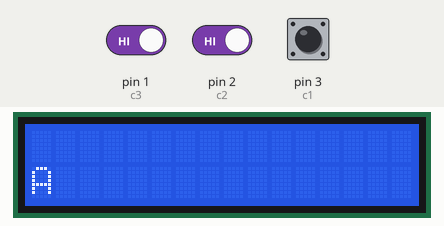
The sketch below on a simulated Arduino Uno, built with avr-gcc and run on an emulated ATmega328P. Shown: 16×2 character LCD. The test bench sets the inputs (shaded band); at power-on: pin 1 (c3) HIGH, pin 2 (c2) HIGH, pin 3 (c1) HIGH.

Above: at 1.2 s.
1.3 s: pin 1 (c3) driven LOW and pin 2 (c2) driven LOW
4.3 s: pin 2 (c2) driven HIGH
At 6.3 s:
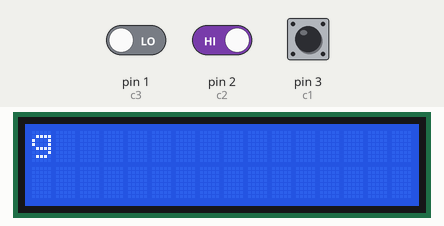
7.3 s: pin 1 (c3) driven HIGH
At 8.7 s:
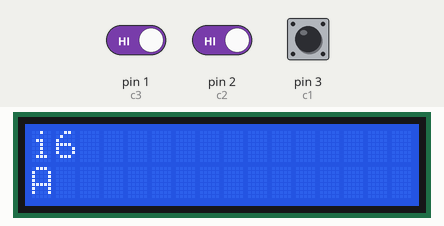
9.0 s: pin 2 (c2) driven LOW
12.0 s: pin 3 (c1) pulled LOW for 3.2 s
At 13.4 s:
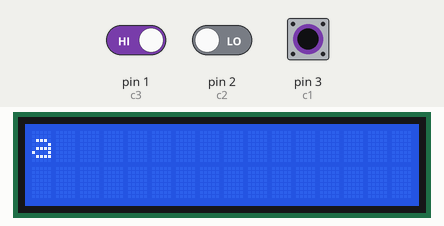
16.7 s: pin 1 (c3) driven LOW
At 18.9 s:
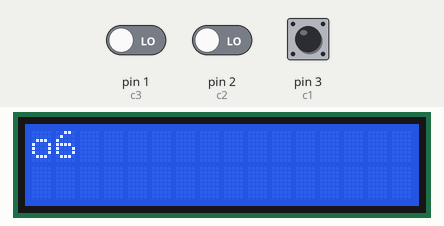
Timing chart, 0 to 20.4 s (numbered marks = the images above; inputs shaded):
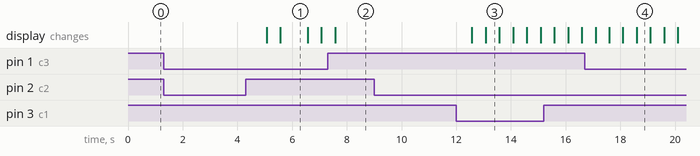

Measured:
- after the input at 1.3 s, every drawn part: stays the same
- after the input at 7.3 s, the display: changes after 0.27 s (image 2)
- after the input at 9.0 s, every drawn part: stays the same
- what the display in image 1 shows lasts 1.0 s, from 5.6 s to 6.6 s
- what the display in image 3 shows lasts 0.5 s, from 13.1 s to 13.6 s

The sketch:

Main_Changed.ino
```cpp
#include<LiquidCrystal.h>
LiquidCrystal lcd(13,12,11,10,9,8);
const int r1=7;
const int r2=6;
const int r3=5;
const int r4=4;
const int c1=3;
const int c2=2;
const int c3=1;
void alphkeypad();
void setup()
{
lcd.begin(16 , 2);
lcd.clear();
pinMode(r1,OUTPUT);
pinMode(r2,OUTPUT);
pinMode(r3,OUTPUT);
pinMode(r4,OUTPUT);
pinMode(c1,INPUT);
pinMode(c2,INPUT);
pinMode(c3,INPUT);
}
void loop()
{
  int i=0;
lcd.setCursor(0, 1);
lcd.print('A');
delay(5000);
alphkeypad();
}
void alphkeypad(){
//lcd.setCursor(0, 1);
char a='a';
while(a!='c'){
digitalWrite(c1,HIGH);  digitalWrite(c2,HIGH);digitalWrite(c3,HIGH);
    digitalWrite(r1,LOW);digitalWrite(r2,HIGH);
    digitalWrite(r3,HIGH);digitalWrite(r4,HIGH);
    if(digitalRead(c1)==LOW){
    //lcd.clear();
    lcd.print('1');delay(500);lcd.clear();
      if(digitalRead(c1)==LOW){
     lcd.clear(); lcd.print('a');delay(500);
        if(digitalRead(c1)==LOW){
       lcd.clear(); lcd.print('b');delay(500);
          if(digitalRead(c1)==LOW){
        lcd.clear();  lcd.print('c');delay(500);}}}
    a='c';

}


    digitalWrite(r1,LOW);digitalWrite(r2,HIGH);
    digitalWrite(r3,HIGH);digitalWrite(r4,HIGH);
    if(digitalRead(c2)==LOW){
//lcd.clear();
lcd.print('2');delay(500);
      if(digitalRead(c2)==LOW){
      lcd.clear();lcd.print('d');delay(500);
        if(digitalRead(c2)==LOW){
        lcd.clear();lcd.print('e');delay(500);
          if(digitalRead(c2)==LOW){
          lcd.clear();lcd.print('f');delay(500);}}}
    a='c';

}


    digitalWrite(r1,LOW);digitalWrite(r2,HIGH);
    digitalWrite(r3,HIGH);digitalWrite(r4,HIGH);
    if(digitalRead(c3)==LOW){
    //lcd.clear();
lcd.print('3');delay(500);
      if(digitalRead(c3)==LOW){
      lcd.clear();lcd.print('g');delay(500);
        if(digitalRead(c3)==LOW){
        lcd.clear();lcd.print('g');delay(500);
          if(digitalRead(c3)==LOW){
          lcd.clear();lcd.print('i');delay(500);}}}
           a='c';
  }


    digitalWrite(r1,HIGH);digitalWrite(r2,LOW);
    digitalWrite(r3,HIGH);digitalWrite(r4,HIGH);
    if(digitalRead(c1)==LOW){
    //lcd.clear();
lcd.print('4');delay(500);
      if(digitalRead(c1)==LOW){
      lcd.clear();lcd.print('j');delay(500);
        if(digitalRead(c1)==LOW){
        lcd.clear();lcd.print('k');delay(500);
          if(digitalRead(c1)==LOW){
          lcd.clear();lcd.print('l');delay(500);}}}
          a='c';
  }


    digitalWrite(r1,HIGH);digitalWrite(r2,LOW);
    digitalWrite(r3,HIGH);digitalWrite(r4,HIGH);
    if(digitalRead(c2)==LOW){
    //lcd.clear();
lcd.print('5');delay(500);
      if(digitalRead(c2)==LOW){
      lcd.clear();lcd.print('m');delay(500);
        if(digitalRead(c2)==LOW){
        lcd.clear();lcd.print('n');delay(500);
          if(digitalRead(c2)==LOW){
          lcd.clear();lcd.print('o');delay(500);}}}
          a='c';
  }


    digitalWrite(r1,HIGH);digitalWrite(r2,LOW);
    digitalWrite(r3,HIGH);digitalWrite(r4,HIGH);
    if(digitalRead(c3)==LOW){
   // lcd.clear();
lcd.print('6');delay(500);
      if(digitalRead(c3)==LOW){
      lcd.clear();lcd.print('p');delay(500);
        if(digitalRead(c3)==LOW){
        lcd.clear();lcd.print('q');delay(500);
          if(digitalRead(c3)==LOW){
          lcd.clear();lcd.print('r');delay(500);}}}
          a='c';
    }

    digitalWrite(r1,HIGH);digitalWrite(r2,HIGH);
    digitalWrite(r3,LOW);digitalWrite(r4,HIGH);
    if(digitalRead(c1)==LOW){
   // lcd.clear();
lcd.print('7');delay(500);
      if(digitalRead(c1)==LOW){
      lcd.clear();lcd.print('s');delay(500);
        if(digitalRead(c1)==LOW){
        lcd.clear();lcd.print('t');delay(500);
          if(digitalRead(c1)==LOW){
          lcd.clear();lcd.print('u');delay(500);}}}
          a='c'   ;
    }


    digitalWrite(r1,HIGH);digitalWrite(r2,HIGH);
    digitalWrite(r3,LOW);digitalWrite(r4,HIGH);
    if(digitalRead(c2)==LOW){
    //lcd.clear();
lcd.print('8');delay(500);
      if(digitalRead(c2)==LOW){
      lcd.clear();lcd.print('v');delay(500);
        if(digitalRead(c2)==LOW){
        lcd.clear();lcd.print('w');delay(500);
          if(digitalRead(c2)==LOW){
          lcd.clear();lcd.print('x');delay(500);}}}
          a='c';
    }

    digitalWrite(r1,HIGH);digitalWrite(r2,HIGH);
    digitalWrite(r3,LOW);digitalWrite(r4,HIGH);
    if(digitalRead(c3)==LOW){
    //lcd.clear();
lcd.print('9');delay(500);
      if(digitalRead(c3)==LOW){
      lcd.clear();lcd.print('y');delay(500);
        if(digitalRead(c3)==LOW){
        lcd.clear();lcd.print('z');delay(500);
          }}
          a='c';
    }

     digitalWrite(r1,HIGH);digitalWrite(r2,HIGH);
    digitalWrite(r3,HIGH);digitalWrite(r4,LOW);
    if(digitalRead(c1)==LOW){
    //lcd.clear();
lcd.print('*');delay(500);
      if(digitalRead(c1)==LOW){
      lcd.clear();lcd.print('(');delay(500);
        if(digitalRead(c1)==LOW){
        lcd.clear();lcd.print(')');delay(500);
          if(digitalRead(c1)==LOW){
          lcd.clear();lcd.print('v');delay(500);}}}
          a='c';
    }

    digitalWrite(r1,HIGH);digitalWrite(r2,HIGH);
    digitalWrite(r3,HIGH);digitalWrite(r4,LOW);
    if(digitalRead(c2)==LOW){
   // lcd.clear();
lcd.print('0');delay(500);
      if(digitalRead(c2)==LOW){
      lcd.clear();lcd.print('&');delay(500);
        if(digitalRead(c2)==LOW){
        lcd.clear();lcd.print('|');delay(500);
          if(digitalRead(c2)==LOW){
          lcd.clear();lcd.print('!');delay(500);}}}
          a='c';
    }
      digitalWrite(r1,HIGH);digitalWrite(r2,HIGH);
    digitalWrite(r3,HIGH);digitalWrite(r4,LOW);
    if(digitalRead(c3)==LOW){
   // lcd.clear();
lcd.print('#');delay(500);
      if(digitalRead(c3)==LOW){
      lcd.clear();lcd.print('%');delay(500);
        if(digitalRead(c3)==LOW){
        lcd.clear();lcd.print('^');delay(500);
          if(digitalRead(c3)==LOW){
          lcd.clear();lcd.print('&');delay(500);}}}
          a='c';
    }

  }//WHILE ENDING
}//KEYPAD  ENDING
```
